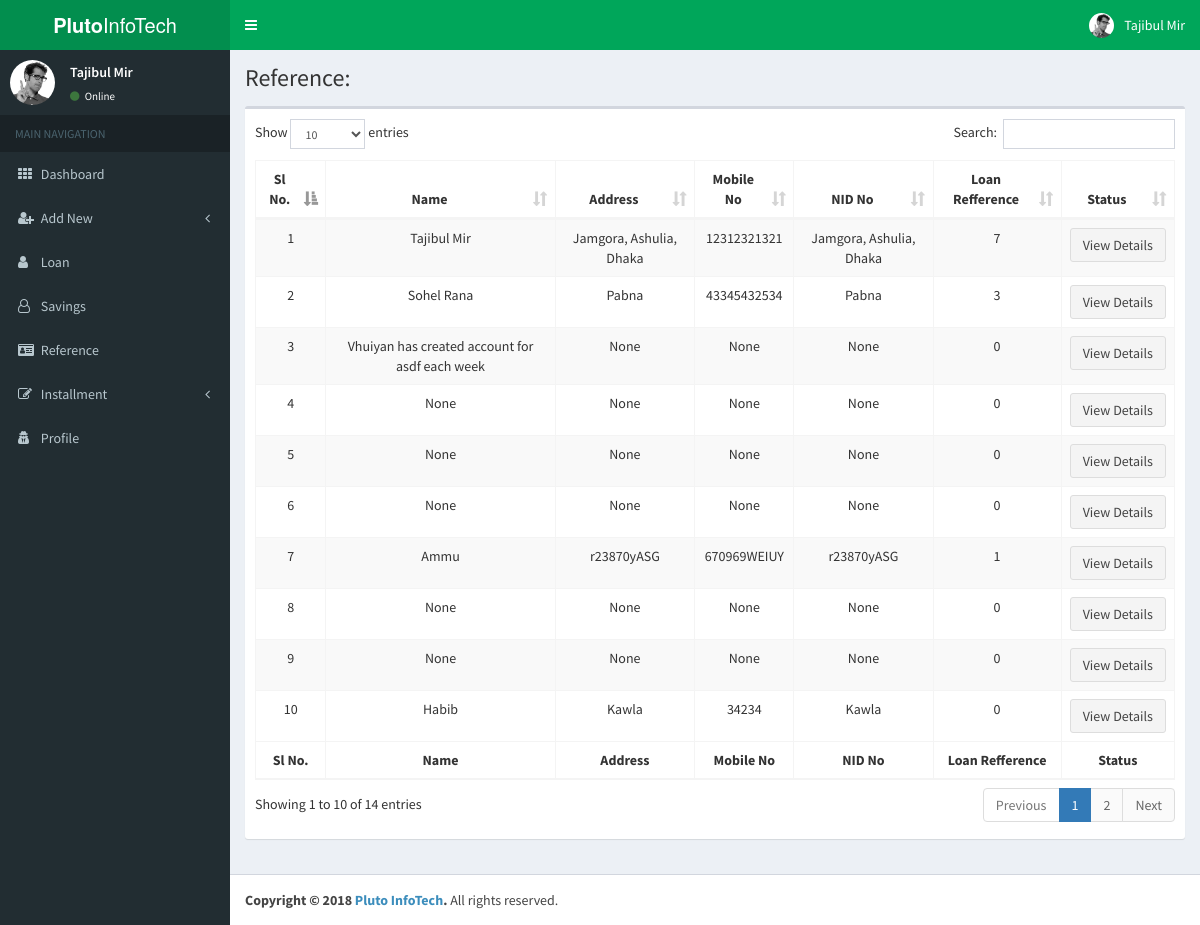
Screenshot of /reference/list (signed in) with the database file from the repository.
### reference/models.py (models this page shows, shortened)
class Reference(models.Model):
    name = models.CharField(max_length=30, null=True)
    address = models.CharField(max_length=100, null=True)
    mobile = models.CharField(max_length=11, null=True)
    nid = models.CharField(max_length=17, null=True)

### reference/views.py (the view)
# urls.py: path('list', views.list, name='loan_list'),
@login_required
def list(request):
    reference = Reference.objects.all()
    return render(request, 'reference/list.html', {'references': reference})

### templates/reference/list.html
{% extends '../master.html' %}
    {% block content %}
      <section class="content-header">
        <h1>
            Reference:
        </h1>
      </section>
      <section class="content">
        <div class="row">
          <div class="col-xs-12">
            <div class="box">
              <div class="box-body">
                <table id="datatable" class="table table-bordered table-striped">
                  <thead>
                      <tr>
                        <th>Sl No.</th>
                        <th>Name</th>
                        <th>Address</th>
                        <th>Mobile No</th>
                        <th>NID No</th>
                        <th>Loan Refference</th>
                        <th>Status</th>
                      </tr>
                  </thead>
                  <tbody>
                    {% for reference in references %}
                      <tr>
                        <td>{{ reference.id }}</td>
                        <td>
                          {% if reference.savings.name %}
                            {{ reference.savings.name }}
                          {% else %}
                            {{ reference.name }}
                          {% endif %}
                        </td>
                        <td>
                          {% if reference.savings.address %}
                            {{ reference.savings.address }}
                          {% else %}
                            {{ reference.address }}
                          {% endif %}
                        </td>
                        <td>
                          {% if reference.savings.mobile %}
                            {{ reference.savings.mobile }}
                          {% else %}
                            {{ reference.mobile }}
                          {% endif %}
                        </td>
                        <td>
                          {% if reference.savings.nid %}
                            {{ reference.savings.nid }}
                          {% else %}
                            {{ reference.address }}
                          {% endif %}
                        </td>
                        <td>
                          {{ reference.loan_set.count }}
                        </td>
                        <td>
                            <a href="{% url 'reference_profile' reference.id %}" class="btn btn-default">
                                View Details
                            </a>
                        </td>
                      </tr>
                    {% endfor %}
                  </tbody>
                  <tfoot>
                    <tr>
                      <th>Sl No.</th>
                      <th>Name</th>
                      <th>Address</th>
                      <th>Mobile No</th>
                      <th>NID No</th>
                      <th>Loan Refference</th>
                      <th>Status</th>
                    </tr>
                </tfoot>
              </table>
            </div>
          </div>
        </div>
      </div>
    </section>
  {% endblock %}

### templates/master.html (shortened to what this page needs)
{% load staticfiles %}
<!DOCTYPE html>
<html>
    <head>
        <link rel="stylesheet" href="{% static 'css/bootstrap.min.css' %}">
        <link rel="stylesheet" href="{% static 'css/font-awesome.min.css' %}">
        <link rel="stylesheet" href="{% static 'css/datatables.min.css' %}">
        <link rel="stylesheet" href="{% static 'css/select2.min.css' %}">
        <link rel="stylesheet" href="{% static 'css/color.min.css' %}">
        <link rel="stylesheet" href="{% static 'css/style.min.css' %}">
    </head>
    <body class="hold-transition skin-blue sidebar-mini">
        <div class="wrapper">
            <header class="main-header">
                <a href="{% url 'dashboard' %}" class="logo">
                    <span class="logo-lg"><b>Pluto</b>InfoTech</span>
                </a>
                <nav class="navbar navbar-static-top">
                    <a href="#" class="sidebar-toggle" data-toggle="push-menu" role="button">
                    </a>
                    <div class="navbar-custom-menu">
                        <ul class="nav navbar-nav">
                            <li class="dropdown user user-menu">
                                <a href="{% url 'profile' %}" class="dropdown-toggle" data-toggle="dropdown">
                                    <img src="{% static 'img/demo.jpg' %}" class="user-image" alt="User Image">
                                    <span class="hidden-xs">Tajibul Mir</span>
                                </a>
                            </li>
                        </ul>
                    </div>
                </nav>
            </header>
            <aside class="main-sidebar">
                <section class="sidebar">
                    <div class="user-panel">
                        <div class="pull-left image">
                            <img src="{% static 'img/demo.jpg' %}" class="img-circle" alt="User Image">
                        </div>
                        <div class="pull-left info">
                            <p>Tajibul Mir</p>
                            <a href="#">
                                <i class="fa fa-circle text-success"></i> Online
                            </a>
                        </div>
                    </div>
                    <ul class="sidebar-menu" data-widget="tree">
                        <li class="header">MAIN NAVIGATION</li>
                        <li>
                            <a href="{% url 'dashboard' %}">
                                <i class="fa fa-th"></i> <span>Dashboard</span>
                            </a>
                        </li>
                        <li class="treeview">
                            <a href="#">
                                <i class="fa fa-user-plus"></i>
                                <span>Add New</span>
                                <span class="pull-right-container">
                                    <i class="fa fa-angle-left pull-right"></i>
                                </span>
                            </a>
                        </li>
                        <li>
                            <a href="{% url 'loan_list' %}">
                                <i class="fa fa-user"></i> <span>Loan</span>
                            </a>
                        </li>
                        <li>
                            <a href="{% url 'savings_list' %}">
                                <i class="fa fa-user-o"></i> <span>Savings</span>
                            </a>
                        </li>
                        <li>
                            <a href="{% url 'reference_list' %}">
                                <i class="fa fa-id-card"></i> <span>Reference</span>
                            </a>
                        </li>
                        <li class="treeview">
                            <a href="#">
                                <i class="fa fa-edit"></i>
                                <span>Installment</span>
                                <span class="pull-right-container">
                                    <i class="fa fa-angle-left pull-right"></i>
                                </span>
                            </a>
                        </li>
                        <li>
                            <a href="{% url 'profile' %}">
                                <i class="fa fa-user-secret"></i> <span>Profile</span>
                            </a>
                        </li>
                    </ul>
                </section>
            </aside>
            <div class="content-wrapper">
                {% block content %}{% endblock %}
            </div>
            <footer class="main-footer">
                <strong>Copyright &copy; 2018 <a href="https://plutoinfotech.com">Pluto InfoTech</a>.</strong> All rights reserved.
            </footer>
        </div>
    </body>
</html>

### rows the page displays
Reference: id "1", name "Tajibul Mir", address "Jamgora, Ashulia, Dhaka", mobile "12312321321", loan_set.count "7"
Reference: id "2", name "Sohel Rana", address "Pabna", mobile "43345432534", loan_set.count "3"
Reference: id "3", name "Vhuiyan has created account for asdf each week", address "None", mobile "None", loan_set.count "0"
Reference: id "4", name "None", address "None", mobile "None", loan_set.count "0"
Reference: id "5", name "None", address "None", mobile "None", loan_set.count "0"
Reference: id "6", name "None", address "None", mobile "None", loan_set.count "0"
Reference: id "7", name "Ammu", address "r23870yASG", mobile "670969WEIUY", loan_set.count "1"
Reference: id "8", name "None", address "None", mobile "None", loan_set.count "0"
Reference: id "9", name "None", address "None", mobile "None", loan_set.count "0"
Reference: id "10", name "Habib", address "Kawla", mobile "34234", loan_set.count "0"
